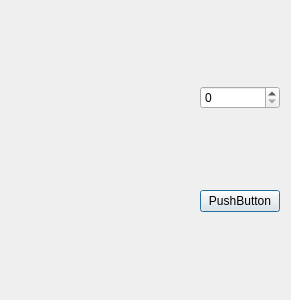
<?xml version="1.0" encoding="UTF-8"?>
<ui version="4.0">
 <class>VyugovDialogBase</class>
 <widget class="QDialog" name="VyugovDialogBase">
  <property name="geometry">
   <rect>
    <x>0</x>
    <y>0</y>
    <width>291</width>
    <height>300</height>
   </rect>
  </property>
  <property name="windowTitle">
   <string>Vyugov</string>
  </property>
  <layout class="QGridLayout" name="gridLayout">
   <item row="2" column="0" colspan="3">
    <widget class="QgsFileWidget" name="mQgsFileWidget"/>
   </item>
   <item row="2" column="3">
    <widget class="QgsSpinBox" name="mQgsSpinBox"/>
   </item>
   <item row="4" column="3">
    <widget class="QPushButton" name="pushButton">
     <property name="text">
      <string>PushButton</string>
     </property>
    </widget>
   </item>
  </layout>
 </widget>
 <customwidgets>
  <customwidget>
   <class>QgsFileWidget</class>
   <extends>QWidget</extends>
   <header>qgsfilewidget.h</header>
  </customwidget>
  <customwidget>
   <class>QgsSpinBox</class>
   <extends>QSpinBox</extends>
   <header>qgsspinbox.h</header>
  </customwidget>
 </customwidgets>
 <resources/>
 <connections/>
</ui>
